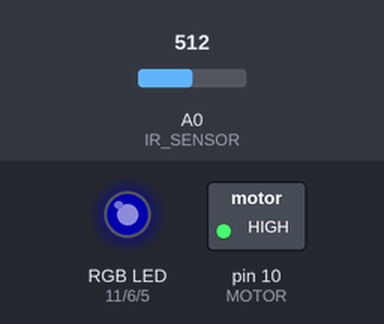
This sketch was run on a simulated Arduino Uno, built with avr-gcc and run on an emulated ATmega328P. On the bench: switched loads named in the sketch (green lamp = pin HIGH), an RGB LED mixed from three pins (HIGH = lit). Inputs (shaded band) come from the test bench; at power-on: A0 (IR_SENSOR) = 512. Dim RGB values are drawn brighter than linear; what the sketch prints to the serial monitor is not drawn.

Above: at 0.2 s.
At 6.2 s:
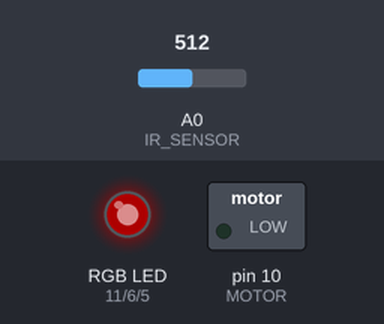
Timing chart, 0 to 7.7 s (numbered marks = the images above):
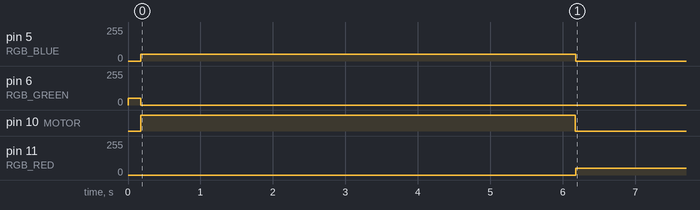

The sketch:

firmware.ino
```cpp
/**
 * Main program file
 */
#include "constants.hpp"
#include "config.hpp"

#ifdef MOTOR_IS_360_SERVO
  #include <Servo.h>

  static Servo motor;
#endif

/**
 * Set the color of the status LED to the specified 24-bit color.
 *
 * Actual display color will depend on LED properties.
 *
 * @param color A 32-bit unsigned integer containing color data in the lower 24 bits.
 */
void set_led(const unsigned long color) {
  analogWrite(RGB_RED, (color & 0xff0000UL) >> 16);
  analogWrite(RGB_GREEN, (color & 0x00ff00UL) >> 8);
  analogWrite(RGB_BLUE, color & 0x0000ffUL);
}

/**
 * Filters IR input data.
 *
 * Analog voltage is read from the sensor and used to calculate distance.
 *
 * @return True if the distance is within the range [DISTANCE_MIN, DISTANCE_MAX]
 */
bool ir_detect() {
  const auto volts = analogRead(IR_SENSOR) * VOLTAGE_SCALING;
  const auto distance = 13 * (1.0f / volts);
  if (distance <= DISTANCE_MAX && distance >= DISTANCE_MIN)
  {
    return true;
  }
  return false;
}


/**
 * Search function
 *
 * When IR_FOUND_TARGET positive samples are recorded from the IR sensor this state transitions
 * into the active state.
 *
 * @param dt Delta time between the current tick and the last tick.
 * @param found The number of positive IR sensor samples. This value is shared between search and reset.
 * @return STATE_SEARCH if no transition is needed otherwise STATE_ACTIVE.
 */
state search(const unsigned long dt, int& found) {
  static auto acc = 0UL;

  set_led(0x003300UL);
  acc += dt;
  if (acc < IR_FRAMETIME)
  {
    Serial.println("Search");
    return STATE_SEARCH;
  }
  acc -= IR_FRAMETIME;
  found += ir_detect() ? 1 : -1;
  found = constrain(found, IR_FOUND_MIN, IR_FOUND_MAX);
  if (found >= IR_FOUND_TARGET)
  {
    Serial.println("Active");
    return STATE_ACTIVE;
  }
  Serial.println("Search");
  return STATE_SEARCH;
}

/**
 * Activate function
 *
 * When MOTOR_TIMEOUT milliseconds have elapsed this state transitions to the
 * reset state.
 *
 * @param dt Delta time between the current tick and the last tick.
 * @return STATE_ACTIVE if no transition is needed otherwise STATE_RESET.
 */
state activate(const unsigned long dt) {
  static auto acc = 0UL;

  acc += dt;
  if (acc >= MOTOR_TIMEOUT)
  {
#ifndef MOTOR_IS_360_SERVO
    digitalWrite(MOTOR, LOW);
#else
    motor.write(0);
#endif
    acc = 0;
    Serial.println("Reset");
    return STATE_RESET;
  }
  set_led(0x000033UL);
#ifndef MOTOR_IS_360_SERVO
  digitalWrite(MOTOR, HIGH);
#else
  motor.write(MOTOR_SPEED);
#endif
  Serial.println("Active");
  return STATE_ACTIVE;
}

/**
 * Reset function
 *
 * Works like the search state in reverse. Once the number of found samples reaches
 * IR_FOUND_MIN this state transistions back into the search state.
 *
 * @param dt Delta time between the current tick and the last tick.
 * @param found The number of positive IR sensor samples. This value is shared between search and reset.
 * @return STATE_RESET if no transition is needed otherwise STATE_SEARCH.
 */
state reset(const unsigned long dt, int& found) {
  static auto acc = 0UL;

  set_led(0x330000UL);
  acc += dt;
  if (acc < IR_FRAMETIME)
  {
    Serial.println("Reset");
    return STATE_RESET;
  }
  acc -= IR_FRAMETIME;
  found += ir_detect() ? 1 : -1;
  found = constrain(found, IR_FOUND_MIN, IR_FOUND_MAX);
  if (found <= IR_FOUND_MIN)
  {
    Serial.println("Search");
    return STATE_SEARCH;
  }
  Serial.println("Reset");
  return STATE_RESET;
}

/**
 * Setup firmware
 *
 * Runs only once at board power on.
 */
void setup() {
  Serial.begin(9600);
  pinMode(RGB_RED, OUTPUT);
  pinMode(RGB_GREEN, OUTPUT);
  pinMode(RGB_BLUE, OUTPUT);
#ifndef MOTOR_IS_360_SERVO
  pinMode(MOTOR, OUTPUT);
#else
  motor.attach(MOTOR);
#endif
}

/**
 * Firmware loop
 *
 * Runs once per time unit.
 */
void loop() {
  static auto current_state = STATE_SEARCH;
  static auto found = 0;
  static auto last = 0UL;
  static auto dt = 0UL;

  switch (current_state) {
  case STATE_SEARCH:
    current_state = search(dt, found);
    break;
  case STATE_ACTIVE:
    current_state = activate(dt);
    break;
  case STATE_RESET:
    current_state = reset(dt, found);
    break;
  default:
    break;
  }

  dt = millis() - last;
  last = millis();
}
```

constants.hpp
```cpp
/**
 * Firmware constants
 *
 * Non-user configuration constants should be included here.
 */
#ifndef FIRMWARE_CONSTANTS_HPP
#define FIRMWARE_CONSTANTS_HPP

/**
 * Scaling constant that is used in calculating voltage from analog input.
 * Found on arduino.cc
 */
const float VOLTAGE_SCALING = 5.0f / 1023.0f;

/**
 * State enumeration constants.
 */
enum state {
  STATE_SEARCH = 0,
  STATE_ACTIVE = 1,
  STATE_RESET = 2
};

/**
 * The minimum number of IR samples possible.
 */
const int    IR_FOUND_MIN =  0;

/**
 * The maximum number of IR samples to collect.
 */
const int    IR_FOUND_MAX = 15;

/**
 * The target number of IR samples to activate the motor.
 */
const int IR_FOUND_TARGET = 10;

/**
 * The time in milliseconds to wait inbetween IR samples.
 */
const unsigned long IR_FRAMETIME = 16;

#endif
```

config.hpp
```cpp
/**
 * Firmware configuration
 *
 * User configuration constants for dispenser
 * firmware settings.
 */
#ifndef FIRMWARE_CONFIG_HPP
#define FIRMWARE_CONFIG_HPP

/**
 * If you are using a continuous rotation servo rather than a DC motor
 * defining MOTOR_IS_360_SERVO will cause the program to use the Arduino
 * Servo library.
 */

#ifdef MOTOR_IS_360_SERVO
  /**
   * The motor speed for a continuous rotation servo.
   * 180 is max speed and 0 is fully stopped.
   */
  const int MOTOR_SPEED = 180
#else

#endif

/**
 * Motor connection configuration
 */
 const int MOTOR = 10;

/**
 * IR sensor connection configuration
 */
 const int IR_SENSOR = A0;

/**
 * RGB LED red connection configuration
 */
 const int RGB_RED = 11;

/**
 * RGB LED green connection configuration
 */
 const int RGB_GREEN = 6;

/**
 * RGB LED blue connection configuration
 */
 const int RGB_BLUE = 5;

/**
 * The minimum IR detection distance in centimeters.
 */
 const int DISTANCE_MIN = 4;

/**
 * The maximum IR detection distance in centimeters.
 */
 const int DISTANCE_MAX = 20;

/**
 * The duration in milliseconds that the motor should run for.
 */
const unsigned long MOTOR_TIMEOUT = 6000;

#endif
```

Measured:
- by itself, pin 5 (RGB_BLUE): 0/255 → 51/255 at 0.17 s, → 0/255 6.0 s later
- by itself, pin 6 (RGB_GREEN): 0/255 → 51/255 at 0.00 s, → 0/255 0.17 s later
- by itself, pin 10 (MOTOR): LOW → HIGH at 0.17 s, → LOW 6.0 s later
- by itself, pin 11 (RGB_RED): 0/255 → 51/255 at 6.2 s
